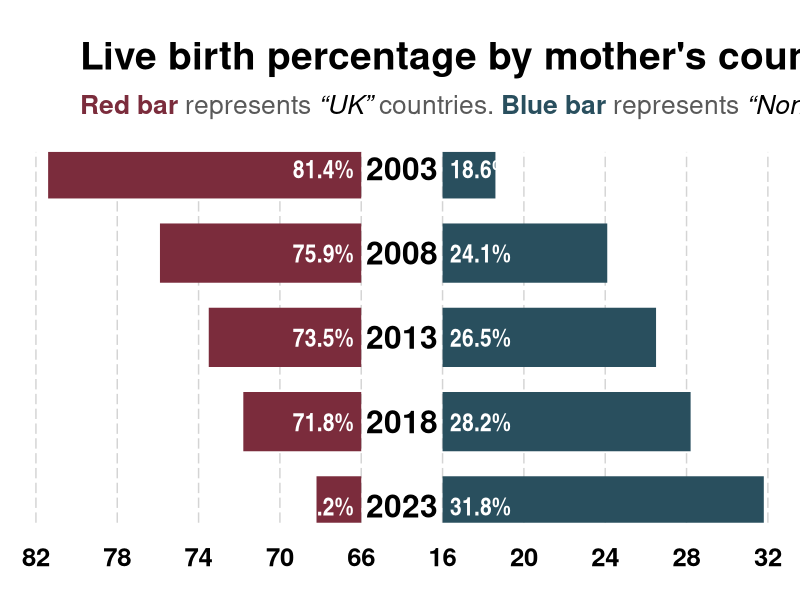

Here is the R script that generated this plot:
# ======================================= Load Libraries and Data =======================================

# Import required libraries
library(tidyverse)
library(readxl)
library(reshape2)
library(ggtext)

# Load data from file 2023birthsbyparentscountryofbirth.xlsx from sheet "Table_2a"
# and start read the data from the ninth row
parentsCountryOfBirth <- read_excel("2023birthsbyparentscountryofbirth.xlsx", sheet = "Table_2a", skip = 8)

# ======================================= Data Pre-Processing =======================================

# Remove all but first row
parentsCountryOfBirth <- parentsCountryOfBirth[1,]

# Get all column name that contain "Percentage of all live births"
selectedColumnName <- grep("Percentage of all live births", colnames(parentsCountryOfBirth))

# Create a list of number from 2023 to 2003 decrement by 5
selectedYears <- 2023 - 5 * (0:4)

# Filter only columns with year in selectedYears
selectedColumnName <- colnames(parentsCountryOfBirth[, selectedColumnName]) %>%
	str_subset(paste(selectedYears, collapse = "|"))

# Remove all columns except the columns in selectedColumnName
parentsCountryOfBirth <- parentsCountryOfBirth %>% select(all_of(selectedColumnName))

# Flip the column to become row
parentsCountryOfBirth <- t(parentsCountryOfBirth)

# Rename column name to "Non_UK"
colnames(parentsCountryOfBirth) <- "Non_UK"

# Rename row to number from 1 to 5
rownames(parentsCountryOfBirth) <- c(1:5)

# Convert above matrix to data frame
parentsCountryOfBirth <- as.data.frame(parentsCountryOfBirth)

# Add new column named Year with value from selectedYears
parentsCountryOfBirth <- parentsCountryOfBirth %>%
	mutate(Year = selectedYears)

# Change value in column "Non_UK" to numeric
parentsCountryOfBirth <- parentsCountryOfBirth %>%
	mutate(across(Non_UK, as.numeric))

# Round all value in column "Non_UK" to 1 decimal place
parentsCountryOfBirth <- parentsCountryOfBirth %>%
	mutate(across(Non_UK, ~round(., 1)))

# Create new column named "UK" with value "Non_UK" - 100
parentsCountryOfBirth <- parentsCountryOfBirth %>%
	mutate(`UK` = `Non_UK` - 100)

# Transpose the data frame
parentsCountryOfBirth <- melt(parentsCountryOfBirth, id.vars = "Year")

# Sort the data frame by Year
parentsCountryOfBirth <- parentsCountryOfBirth %>%
	arrange(Year)

# Update column name
colnames(parentsCountryOfBirth) <- c("Year", "Country of Birth", "Percentage")

# Create new table that only consists of data with "Non_UK" countries
countryNonUK <- subset(parentsCountryOfBirth, `Country of Birth` == "Non_UK")

# Create new table that only consists of data with "UK" countries
countryUK <- subset(parentsCountryOfBirth, `Country of Birth` == "UK")

# Update the Percentage value to positive
countryUK$Percentage <- abs(countryUK$Percentage)

# ======================================= Data Visualisation =======================================

# Generate butterfly chart
ggplot(parentsCountryOfBirth, aes(x = Year, color = `Country of Birth`)) +
	geom_linerange(
		data = parentsCountryOfBirth[parentsCountryOfBirth$`Country of Birth` == "UK",],
		aes(ymin = -2, ymax = -2 + `Percentage` + 66),
		linewidth = 20
	) +
	geom_linerange(data = parentsCountryOfBirth[parentsCountryOfBirth$`Country of Birth` == "Non_UK",],
		aes(ymin = 2, ymax = 2 + `Percentage` - 16),
		linewidth = 20
	) +
	geom_label(
		aes(x = Year, y = 0, label = Year),
		inherit.aes = F,
		fontface = "bold",
		size = 8,
		label.padding = unit(0.0, "lines"),
		label.size = 0,
		fill = "#ffffff",
		color = "black"
	) +
	geom_text(
		data = countryNonUK,
		aes(x = Year, y = 2, label = paste0(Percentage, "%")),
		nudge_y = 0.37,
		family = "Arial Narrow",
		fontface = "bold",
		colour = "white",
		hjust = 0,
		size = 6.5
	) +
	geom_text(
		data = countryUK,
		aes(x = Year, y = -2, label = paste0(Percentage, "%")),
		nudge_y = -0.37,
		family = "Arial Narrow",
		fontface = "bold",
		colour = "white",
		hjust = 1,
		size = 6.5
	) +
	scale_color_manual(
		name = "",
		values = c(`UK` = "#7B2C3CFF", `Non_UK` = "#294F5EFF"),
		labels = c("`UK`", "Non_UK")
	) +
	scale_x_reverse(
		breaks = c(seq(2003, 2023, 5))
	) +
	scale_y_continuous(
		limits = c(-17.8, 17.8),
		breaks = c(c(-16, -12, -8, -4, 0) + -2, c(0, 4, 8, 12, 16) + 2),
		labels = c("82", "78", "74", "70", "66", "16", "20", "24", "28", "32")
	) +
	coord_flip() +
	labs(
		title = "Live birth percentage by mother's country of birth",
		subtitle = "<b><span style='color:#7B2C3CFF '>Red bar</span></b> represents <span
		style='color:black'><i>\"UK\"</i></span> countries. <b><span style='color:#294F5EFF'>Blue bar</span></b>
		represents <span style='color:black'><i>\"Non-UK\"</i></span> countries.",
		x = "Number of Live Births",
		y = "Year"
	) +
	theme_minimal() +
	theme(
		legend.position = "none",
		plot.title = element_text(face = "bold", size = 28, hjust = 0, margin = margin(l = 55, b = 12)),
		plot.subtitle = element_markdown(size = 19, hjust = 0, margin = margin(l = 55, b = 23), color = "grey35"),
		panel.grid.major.x = element_line(linetype = 5, color = "grey83"),
		panel.grid.minor.x = element_blank(),
		panel.grid.major.y = element_blank(),
		panel.grid.minor.y = element_blank(),
		axis.title = element_blank(),
		axis.text.x = element_text(face = "bold", size = 18.5, color = "black", margin = margin(t = 15)),
		axis.text.y = element_blank(),
		plot.margin = margin(l = 0, r = 0, b = 20, t = 30),
	)
